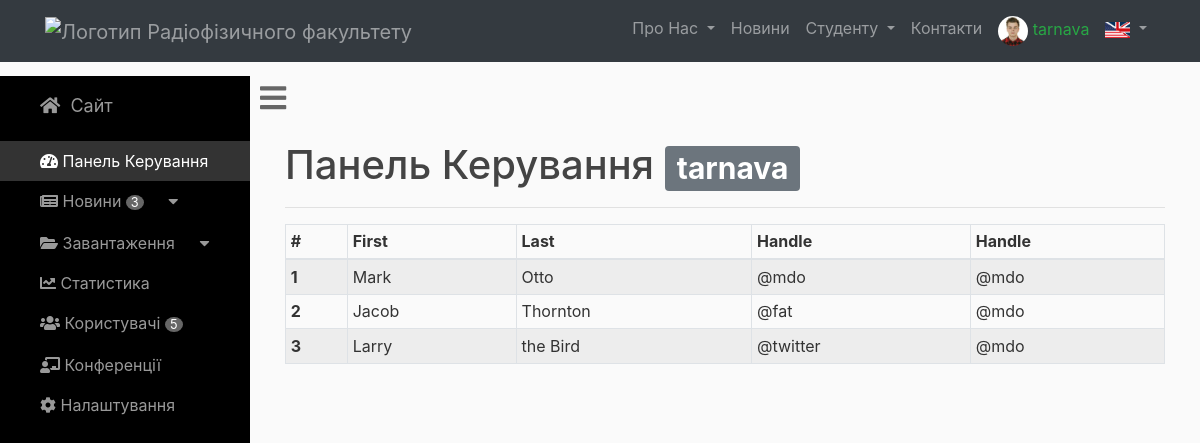
The page /admin (signed in) on the database its author committed.
### rpd_site/models.py (models this page shows, shortened)
class User(db.Model, UserMixin):
    id = db.Column(db.Integer, primary_key=True)
    username = db.Column(db.String(20), unique=True, nullable=False)
    email = db.Column(db.String(120), unique=True, nullable=False)
    image_file = db.Column(db.String(20), nullable=False,
                           default='default.jpg')
    password = db.Column(db.String(60), nullable=False)
    confirmed = db.Column(db.Boolean, nullable=False, default=0)
    posts = db.relationship('Post', backref='author', lazy=True)
    roles = db.relationship('Role', secondary=roles_users,
                            backref=db.backref('users', lazy='joined'))

### rpd_site/routes.py (the view)
@app.route('/admin')
def admin():
    return render_template('dashboard.html', title="Панель Керування",
                            number_of_users=get_number_of_users(),
                            number_of_posts=get_number_of_posts()
                            )

### rpd_site/helpers.py (called while the page is built)
def get_number_of_users():
    return len(User.query.all())

def get_number_of_posts():
    return len(Post.query.all())

### rpd_site/models.py (called while the page is built)
@login_manager.user_loader
def load_user(user_id):
    return User.query.get(int(user_id))

### rpd_site/templates/dashboard.html
{% extends "layout_admin.html" %}
{% block body %}
{% set active_page = "index" %}
        <div id="page-content-wrapper">
            <div class="container-fluid">
                <h1>{{ title }} <span class="badge badge-secondary">{{current_user.username}}</span></h1>
                <hr>
            </div>
            <div class="col-sm-auto" style="width: 100%;">
                <table class="table table-striped table-bordered table-hover table-sm">
                  <thead>
                    <tr>
                      <th scope="col">#</th>
                      <th scope="col">First</th>
                      <th scope="col">Last</th>
                      <th scope="col">Handle</th>
                      <th scope="col">Handle</th>
                    </tr>
                  </thead>
                  <tbody>
                    <tr>
                      <th scope="row">1</th>
                      <td>Mark</td>
                      <td>Otto</td>
                      <td>@mdo</td>
                      <td>@mdo</td>
                    </tr>
                    <tr>
                      <th scope="row">2</th>
                      <td>Jacob</td>
                      <td>Thornton</td>
                      <td>@fat</td>
                      <td>@mdo</td>
                    </tr>
                    <tr>
                      <th scope="row">3</th>
                      <td>Larry</td>
                      <td>the Bird</td>
                      <td>@twitter</td>
                      <td>@mdo</td>
                    </tr>
                  </tbody>
                </table>
            </div>
        </div>
{% endblock %}

### rpd_site/templates/layout_admin.html (shortened to what this page needs)
<!DOCTYPE html>
<html lang="en">
<head>
    <link href="{{ url_for('static', filename='vendor/bootstrap/css/' + 'bootstrap.min.css') }}" rel="stylesheet">
    <link href="{{ url_for('static', filename='css/' + 'modern-business.css') }}" rel="stylesheet">
    <link href="{{ url_for('static', filename='css/' + 'simple-sidebar.css') }}" rel="stylesheet">
    <link rel="stylesheet" href="https://use.fontawesome.com/releases/v5.2.0/css/all.css"
>
    <link href="{{ url_for('static', filename='css/' + 'simple-sidebar.css') }}" rel="stylesheet">
</head>
<body>
<nav class="navbar fixed-top navbar-expand-lg navbar-dark bg-dark fixed-top">
    <div class="container">
        {% if menuitem == 'index' %}
        <a class="navbar-brand" style="color:white;" href="{{ url_for('index') }}">
            {% else %}
            <a class="navbar-brand" style="color:rgba(255,255,255,.5);" href="{{ url_for('index') }}">
                {% endif %}
                <img src="{{ url_for('static', filename='img/' + 'knu.jpg') }}" width="50" height="50"
                     alt="Логотип Радіофізичного факультету">
            </a>
            <div class="collapse navbar-collapse" id="navbarResponsive">
                <ul class="navbar-nav ml-auto">
                    <li class="nav-item dropdown">
                        {% if menuitem in ['history',] %}
                        <a class="nav-link dropdown-toggle" href="#" id="navbarDropdownPortfolio" data-toggle="dropdown"
                           aria-haspopup="true" aria-expanded="false" style="color:white;">
                            Про Нас
                        </a>
                        {% else %}
                        <a class="nav-link dropdown-toggle" href="#" id="navbarDropdownPortfolio" data-toggle="dropdown"
                           aria-haspopup="true" aria-expanded="false">
                            Про Нас
                        </a>
                        {% endif %}
                    </li>
                    <li class="nav-item">
                        {% if menuitem in ['news',] %}
                            <a class="nav-link" style="color:white;" href="{{url_for('news')}}">Новини</a>
                        {% else %}
                            <a class="nav-link" href="{{url_for('news')}}">Новини</a>
                        {% endif %}
                    </li>
                    <li class="nav-item dropdown">
                        {% if menuitem in ['schedule',] %}
                            <a class="nav-link dropdown-toggle" href="#" id="navbarDropdownPortfolio" data-toggle="dropdown"
                               aria-haspopup="true" aria-expanded="false" style="color:white;">
                                Студенту
                            </a>
                        {% else %}
                            <a class="nav-link dropdown-toggle" href="#" id="navbarDropdownPortfolio" data-toggle="dropdown"
                               aria-haspopup="true" aria-expanded="false">
                                Студенту
                            </a>
                        {% endif %}
                    </li>
                    <li class="nav-item">
                        {% if menuitem in ['contacts',] %}
                            <a class="nav-link" style="color:white;" href="#">Контакти</a>
                        {% else %}
                            <a class="nav-link" href="#">Контакти</a>
                        {% endif %}
                    </li>
                    <li class="nav-item dropdown">
                        {% if current_user.is_authenticated: %}
                            <a class="nav-link" href="#" id="navbarDropdownBlog" data-toggle="dropdown" aria-haspopup="true"
                               aria-expanded="false">
                                <img src="{{ url_for('static', filename='img/avatars/' + current_user.image_file) }}"
                                     width="30"
                                     height="30" class="rounded-circle" style="vertical-align: middle;"
                                     alt="Логотип Радіофізичного факультету">
                                <span class="text-success">{{ current_user.username }}</span>
                            </a>
                        {% endif %}
                    </li>
                    <li class="nav-item dropdown">
                        <a class="nav-link dropdown-toggle" href="#" id="navbarDropdownPortfolio" data-toggle="dropdown"
                           aria-haspopup="true" aria-expanded="false">
                            <img src="{{ url_for('static', filename='img/' + 'ukus.jpg') }}" alt="english"
                                 style="height: 16px; width: 25px; margin:0; padding:0;">
                        </a>
                    </li>
                </ul>
            </div>
    </div>
</nav>
    <div id="wrapper" class="toggled" style="margin-top: 20px;">
        <div id="sidebar-wrapper">
            <ul class="sidebar-nav">
                <li class="sidebar-brand">
                    <a href="{{ url_for('index') }}"><i class="fas fa-home"></i> &nbsp;Сайт</a>
                </li>
                <li>
                    <a href="{{ url_for('admin') }}" class="
                        {% if title == 'Панель Керування' %}
                            chosen
                        {% endif %}
                        "><i class="fas fa-tachometer-alt">
                        </i>&nbsp;Панель Керування</a>
                </li>
                <li>
                    <a href="{{ url_for('admin_news') }}" class="
                        "><i class="fas fa-newspaper"></i>&nbsp;Новини&nbsp;<small style="color:white; background-color: #666; text-align: center; border-radius: 60%; padding-left:2%; padding-right:2%;">{{number_of_posts}}</small>&nbsp;<i class="fas fa-caret-down"></i></a>
                </li>
                <li>
                    <a data-toggle="collapse" href="#collapseExample" role="button" aria-expanded="false"
                    aria-controls="collapseExample"><i class="fas fa-folder-open"></i>&nbsp;Завантаження&nbsp;<i class="fas fa-caret-down"></i></a>
                </li>
                <li>
                    <a href="#"><i class="fas fa-chart-line"></i>&nbsp;Статистика</a>
                </li>
                <li>
                    <a href="{{ url_for('users') }}"><i class="fas fa-users"></i>&nbsp;Користувачі&nbsp;<small style="color:white; background-color: #666; text-align: center; border-radius: 60%; padding-left:2%; padding-right:2%;">{{number_of_users}}</small></a>
                </li>
                <li>
                    <a href="#"><i class="fas fa-chalkboard-teacher"></i>&nbsp;Конференції</a>
                </li>
                <li>
                    <a href="#"><i class="fas fa-cog"></i>&nbsp;Налаштування</a>
                </li>
            </ul>
        </div>
        <a href="#menu-toggle" id="menu-toggle"><i class="fas fa-bars" ></i></a>
        {% block body %}{% endblock %}
    </div>
</body>
</html>

### rpd_site/static/css/modern-business.css (style rules this page uses)
body { padding-top: 54px; }
@media (min-width: 992px) { body { padding-top: 56px; } }
.navbar { margin-bottom: 0 !important; }
.navbar-brand:after { content: "Кафедра радіотехніки та радіоелектронних систем"; font-size: 80%; }
.bg-dark { background-color: #324696;!important; }
body { overflow-x: hidden; }
#wrapper { padding-left: 0; -webkit-transition: all 0.5s ease; -moz-transition: all 0.5s ease; -o-transition: all 0.5s ease; transition: all 0.5s ease; }
#wrapper.toggled { padding-left: 250px; }
#sidebar-wrapper { z-index: 1000; position: fixed; left: 250px; width: 0; height: 100%; margin-left: -250px; overflow-y: auto; background: #000; -webkit-transition: all 0.5s ease; -moz-transition: all 0.5s ease; -o-transition: all 0.5s ease; transition: all 0.5s ease; }
#wrapper.toggled #sidebar-wrapper { width: 250px; }
#page-content-wrapper { width: 100%; position: absolute; padding: 15px; }
#wrapper.toggled #page-content-wrapper { position: absolute; margin-right: -250px; }
.sidebar-nav { position: absolute; top: 0; width: 250px; margin: 0; padding: 0; list-style: none; }
.sidebar-nav li { text-indent: 20px; line-height: 40px; }
.sidebar-nav li a { display: block; text-decoration: none; color: #999999; }
.sidebar-nav>.sidebar-brand { height: 65px; font-size: 18px; line-height: 60px; }
.sidebar-nav>.sidebar-brand a { color: #999999; }
@media (min-width:768px) { #wrapper { padding-left: 0; } }
@media (min-width:768px) { #wrapper.toggled { padding-left: 250px; } }
@media (min-width:768px) { #sidebar-wrapper { width: 0; } }
@media (min-width:768px) { #wrapper.toggled #sidebar-wrapper { width: 250px; } }
@media (min-width:768px) { #page-content-wrapper { padding: 20px; position: relative; } }
@media (min-width:768px) { #wrapper.toggled #page-content-wrapper { position: relative; margin-right: 0; } }
body { background: #fafafa; color: #333333; }
h1, h2, h3, h4, h5, h6 { color: #444444; }
body, html { height: 100%; margin: 0; }
@media only screen and (max-device-width: 1024px) { .navbar-brand:after { content: "" !important; font-size: 80%; } }

### rpd_site/static/css/simple-sidebar.css (style rules this page uses)
body { overflow-x: hidden; }
#wrapper { padding-left: 0; -webkit-transition: all 0.5s ease; -moz-transition: all 0.5s ease; -o-transition: all 0.5s ease; transition: all 0.5s ease; }
#wrapper.toggled { padding-left: 250px; }
#sidebar-wrapper { z-index: 1000; position: fixed; left: 250px; width: 0; height: 100%; margin-left: -250px; overflow-y: auto; background: #000; -webkit-transition: all 0.5s ease; -moz-transition: all 0.5s ease; -o-transition: all 0.5s ease; transition: all 0.5s ease; }
#wrapper.toggled #sidebar-wrapper { width: 250px; }
#page-content-wrapper { width: 100%; position: absolute; padding: 15px; }
#wrapper.toggled #page-content-wrapper { position: absolute; margin-right: -250px; }
.sidebar-nav { position: absolute; top: 0; width: 250px; margin: 0; padding: 0; list-style: none; }
.sidebar-nav li { text-indent: 20px; line-height: 40px; }
.sidebar-nav li a { display: block; text-decoration: none; color: #999999; }
.sidebar-nav li a:hover, .chosen { text-decoration: none; color: #fff !important; background: rgba(255, 255, 255, 0.2); }
.sidebar-nav>.sidebar-brand { height: 65px; font-size: 18px; line-height: 60px; }
.sidebar-nav>.sidebar-brand a { color: #999999; }
@media (min-width:768px) { #wrapper { padding-left: 0; } }
@media (min-width:768px) { #wrapper.toggled { padding-left: 250px; } }
@media (min-width:768px) { #sidebar-wrapper { width: 0; } }
@media (min-width:768px) { #wrapper.toggled #sidebar-wrapper { width: 250px; } }
@media (min-width:768px) { #page-content-wrapper { padding: 20px; position: relative; } }
@media (min-width:768px) { #wrapper.toggled #page-content-wrapper { position: relative; margin-right: 0; } }
#menu-toggle { font-size:30px; padding-left: 10px; padding-top: 10px; border: 1px; color: #666; }

### rows shown on the page
User: image_file (picture), username "tarnava"

### other values the page prints
{{ number_of_posts }} "3"
{{ number_of_users }} "5"
{{ title }} "Панель Керування"
